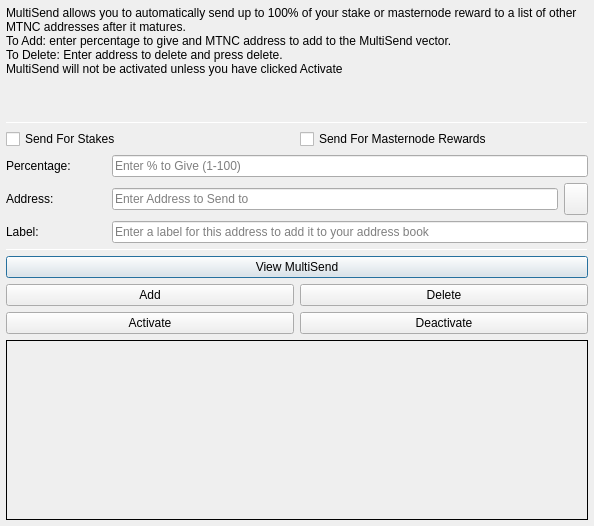
<?xml version="1.0" encoding="UTF-8"?>
<ui version="4.0">
 <class>MultiSendDialog</class>
 <widget class="QDialog" name="MultiSendDialog">
  <property name="windowModality">
   <enum>Qt::NonModal</enum>
  </property>
  <property name="geometry">
   <rect>
    <x>0</x>
    <y>0</y>
    <width>594</width>
    <height>526</height>
   </rect>
  </property>
  <property name="windowTitle">
   <string>MultiSend</string>
  </property>
  <layout class="QVBoxLayout" name="verticalLayout" stretch="0">
   <property name="leftMargin">
    <number>6</number>
   </property>
   <property name="topMargin">
    <number>6</number>
   </property>
   <property name="rightMargin">
    <number>6</number>
   </property>
   <property name="bottomMargin">
    <number>6</number>
   </property>
   <item>
    <layout class="QVBoxLayout" name="verticalLayout_Main" stretch="1,1,1,0,1,1,1">
     <item>
      <widget class="QLabel" name="label_2">
       <property name="lineWidth">
        <number>1</number>
       </property>
       <property name="text">
        <string>MultiSend allows you to automatically send up to 100% of your stake or masternode reward to a list of other MTNC addresses after it matures.
To Add: enter percentage to give and MTNC address to add to the MultiSend vector.
To Delete: Enter address to delete and press delete.
MultiSend will not be activated unless you have clicked Activate</string>
       </property>
       <property name="alignment">
        <set>Qt::AlignLeading|Qt::AlignLeft|Qt::AlignTop</set>
       </property>
       <property name="wordWrap">
        <bool>true</bool>
       </property>
      </widget>
     </item>
     <item>
      <widget class="Line" name="line">
       <property name="minimumSize">
        <size>
         <width>0</width>
         <height>1</height>
        </size>
       </property>
       <property name="maximumSize">
        <size>
         <width>16777215</width>
         <height>1</height>
        </size>
       </property>
       <property name="orientation">
        <enum>Qt::Horizontal</enum>
       </property>
      </widget>
     </item>
     <item>
      <layout class="QVBoxLayout" name="verticalLayout_Settings">
       <item>
        <layout class="QHBoxLayout" name="horizontalLayout">
         <item>
          <widget class="QCheckBox" name="multiSendStakeCheckBox">
           <property name="text">
            <string>Send For Stakes</string>
           </property>
          </widget>
         </item>
         <item>
          <widget class="QCheckBox" name="multiSendMasternodeCheckBox">
           <property name="text">
            <string>Send For Masternode Rewards</string>
           </property>
          </widget>
         </item>
        </layout>
       </item>
       <item>
        <layout class="QHBoxLayout" name="horizontalLayout_6">
         <item>
          <widget class="QLabel" name="label">
           <property name="minimumSize">
            <size>
             <width>100</width>
             <height>0</height>
            </size>
           </property>
           <property name="toolTip">
            <string>Percentage of stake to send</string>
           </property>
           <property name="text">
            <string>Percentage:</string>
           </property>
          </widget>
         </item>
         <item>
          <widget class="QLineEdit" name="multiSendPercentEdit">
           <property name="toolTip">
            <string>Enter whole numbers 1 - 100</string>
           </property>
           <property name="placeholderText">
            <string>Enter % to Give (1-100)</string>
           </property>
          </widget>
         </item>
        </layout>
       </item>
       <item>
        <layout class="QHBoxLayout" name="horizontalLayout_7">
         <item>
          <widget class="QLabel" name="label_5">
           <property name="minimumSize">
            <size>
             <width>100</width>
             <height>0</height>
            </size>
           </property>
           <property name="toolTip">
            <string>Address to send portion of stake to</string>
           </property>
           <property name="text">
            <string>Address:</string>
           </property>
          </widget>
         </item>
         <item>
          <widget class="QLineEdit" name="multiSendAddressEdit">
           <property name="toolTip">
            <string/>
           </property>
           <property name="placeholderText">
            <string>Enter Address to Send to</string>
           </property>
          </widget>
         </item>
         <item>
          <widget class="QToolButton" name="addressBookButton">
           <property name="maximumSize">
            <size>
             <width>16777215</width>
             <height>32</height>
            </size>
           </property>
           <property name="toolTip">
            <string>Choose an address from the address book</string>
           </property>
           <property name="text">
            <string/>
           </property>
           <property name="icon">
            <iconset resource="../MTNC.qrc">
             <normaloff>:/icons/address-book</normaloff>:/icons/address-book</iconset>
           </property>
           <property name="shortcut">
            <string>Alt+A</string>
           </property>
          </widget>
         </item>
        </layout>
       </item>
      </layout>
     </item>
     <item>
      <layout class="QHBoxLayout" name="horizontalLayout_3">
       <item>
        <widget class="QLabel" name="label_3">
         <property name="minimumSize">
          <size>
           <width>100</width>
           <height>0</height>
          </size>
         </property>
         <property name="text">
          <string>Label:</string>
         </property>
        </widget>
       </item>
       <item>
        <widget class="QLineEdit" name="labelAddressLabelEdit">
         <property name="placeholderText">
          <string>Enter a label for this address to add it to your address book</string>
         </property>
        </widget>
       </item>
      </layout>
     </item>
     <item>
      <widget class="Line" name="line_2">
       <property name="minimumSize">
        <size>
         <width>0</width>
         <height>1</height>
        </size>
       </property>
       <property name="maximumSize">
        <size>
         <width>16777215</width>
         <height>1</height>
        </size>
       </property>
       <property name="orientation">
        <enum>Qt::Horizontal</enum>
       </property>
      </widget>
     </item>
     <item>
      <layout class="QVBoxLayout" name="verticalLayout_Buttons">
       <item>
        <layout class="QHBoxLayout" name="horizontalLayout_4">
         <item>
          <widget class="QPushButton" name="viewButton">
           <property name="toolTip">
            <string/>
           </property>
           <property name="statusTip">
            <string>View MultiSend Vector</string>
           </property>
           <property name="text">
            <string>View MultiSend</string>
           </property>
          </widget>
         </item>
        </layout>
       </item>
       <item>
        <layout class="QHBoxLayout" name="horizontalLayout_2">
         <item>
          <widget class="QPushButton" name="addButton">
           <property name="toolTip">
            <string/>
           </property>
           <property name="statusTip">
            <string>Add to MultiSend Vector</string>
           </property>
           <property name="text">
            <string>Add</string>
           </property>
          </widget>
         </item>
         <item>
          <widget class="QPushButton" name="deleteButton">
           <property name="toolTip">
            <string/>
           </property>
           <property name="statusTip">
            <string>Delete Address From MultiSend Vector</string>
           </property>
           <property name="text">
            <string>Delete</string>
           </property>
          </widget>
         </item>
        </layout>
       </item>
       <item>
        <layout class="QHBoxLayout" name="horizontalLayout_5">
         <item>
          <widget class="QPushButton" name="activateButton">
           <property name="statusTip">
            <string>Activate MultiSend</string>
           </property>
           <property name="text">
            <string>Activate</string>
           </property>
          </widget>
         </item>
         <item>
          <widget class="QPushButton" name="disableButton">
           <property name="statusTip">
            <string>Deactivate MultiSend</string>
           </property>
           <property name="text">
            <string>Deactivate</string>
           </property>
          </widget>
         </item>
        </layout>
       </item>
      </layout>
     </item>
     <item>
      <widget class="QLabel" name="message">
       <property name="minimumSize">
        <size>
         <width>0</width>
         <height>180</height>
        </size>
       </property>
       <property name="frameShape">
        <enum>QFrame::Panel</enum>
       </property>
       <property name="frameShadow">
        <enum>QFrame::Plain</enum>
       </property>
       <property name="lineWidth">
        <number>1</number>
       </property>
       <property name="midLineWidth">
        <number>1</number>
       </property>
       <property name="text">
        <string/>
       </property>
       <property name="alignment">
        <set>Qt::AlignLeading|Qt::AlignLeft|Qt::AlignTop</set>
       </property>
       <property name="wordWrap">
        <bool>true</bool>
       </property>
      </widget>
     </item>
    </layout>
   </item>
  </layout>
 </widget>
 <resources>
  <include location="../MTNC.qrc"/>
 </resources>
 <connections/>
</ui>
